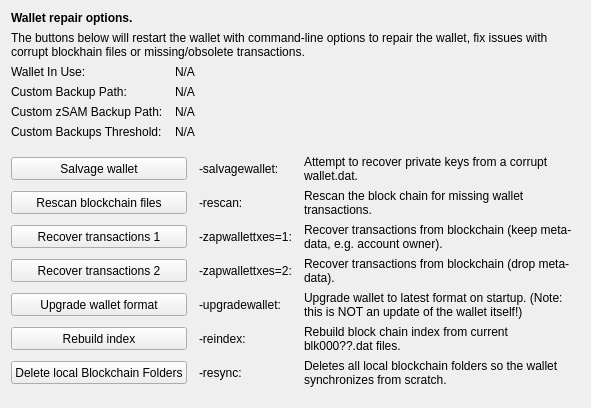
     <widget class="QWidget" name="tab_repair">
      <attribute name="title">
       <string>&amp;Wallet Repair</string>
      </attribute>
      <layout class="QGridLayout" name="gridLayout_4" columnstretch="0,0,0,0">
       <property name="horizontalSpacing">
        <number>12</number>
       </property>
       <item row="0" column="0" colspan="4">
        <widget class="QLabel" name="label_repair_header">
         <property name="font">
          <font>
           <weight>75</weight>
           <bold>true</bold>
          </font>
         </property>
         <property name="text">
          <string>Wallet repair options.</string>
         </property>
        </widget>
       </item>
       <item row="1" column="0" colspan="4">
        <widget class="QLabel" name="label_repair_helptext">
         <property name="font">
          <font>
           <weight>50</weight>
           <bold>false</bold>
          </font>
         </property>
         <property name="text">
          <string>The buttons below will restart the wallet with command-line options to repair the wallet, fix issues with corrupt blockhain files or missing/obsolete transactions.</string>
         </property>
         <property name="wordWrap">
          <bool>true</bool>
         </property>
        </widget>
       </item>
       <item row="2" column="0">
        <widget class="QLabel" name="wallet_path_label">
         <property name="text">
          <string>Wallet In Use:</string>
         </property>
        </widget>
       </item>
       <item row="2" column="1" colspan="3">
        <widget class="QLabel" name="wallet_path">
         <property name="cursor">
          <cursorShape>IBeamCursor</cursorShape>
         </property>
         <property name="text">
          <string>N/A</string>
         </property>
         <property name="textFormat">
          <enum>Qt::PlainText</enum>
         </property>
         <property name="textInteractionFlags">
          <set>Qt::LinksAccessibleByMouse|Qt::TextSelectableByKeyboard|Qt::TextSelectableByMouse</set>
         </property>
        </widget>
       </item>
       <item row="3" column="0">
        <widget class="QLabel" name="wallet_custombackuppath_label">
         <property name="text">
          <string>Custom Backup Path:</string>
         </property>
         <property name="visible">
          <bool>false</bool>
         </property>
        </widget>
       </item>
       <item row="3" column="1" colspan="3">
        <widget class="QLabel" name="wallet_custombackuppath">
         <property name="cursor">
          <cursorShape>IBeamCursor</cursorShape>
         </property>
         <property name="text">
          <string>N/A</string>
         </property>
         <property name="textFormat">
          <enum>Qt::PlainText</enum>
         </property>
         <property name="textInteractionFlags">
          <set>Qt::LinksAccessibleByMouse|Qt::TextSelectableByKeyboard|Qt::TextSelectableByMouse</set>
         </property>
         <property name="visible">
          <bool>false</bool>
         </property>
        </widget>
       </item>
       <item row="4" column="0">
        <widget class="QLabel" name="wallet_customzsambackuppath_label">
         <property name="text">
          <string>Custom zSAM Backup Path:</string>
         </property>
         <property name="visible">
          <bool>false</bool>
         </property>
        </widget>
       </item>
       <item row="4" column="1" colspan="3">
        <widget class="QLabel" name="wallet_customzsambackuppath">
         <property name="cursor">
          <cursorShape>IBeamCursor</cursorShape>
         </property>
         <property name="text">
          <string>N/A</string>
         </property>
         <property name="textFormat">
          <enum>Qt::PlainText</enum>
         </property>
         <property name="textInteractionFlags">
          <set>Qt::LinksAccessibleByMouse|Qt::TextSelectableByKeyboard|Qt::TextSelectableByMouse</set>
         </property>
         <property name="visible">
          <bool>false</bool>
         </property>
        </widget>
       </item>
       <item row="5" column="0">
        <widget class="QLabel" name="wallet_custombackupthreshold_label">
         <property name="text">
          <string>Custom Backups Threshold:</string>
         </property>
         <property name="visible">
          <bool>false</bool>
         </property>
        </widget>
       </item>
       <item row="5" column="1" colspan="3">
        <widget class="QLabel" name="wallet_custombackupthreshold">
         <property name="cursor">
          <cursorShape>IBeamCursor</cursorShape>
         </property>
         <property name="text">
          <string>N/A</string>
         </property>
         <property name="textFormat">
          <enum>Qt::PlainText</enum>
         </property>
         <property name="textInteractionFlags">
          <set>Qt::LinksAccessibleByMouse|Qt::TextSelectableByKeyboard|Qt::TextSelectableByMouse</set>
         </property>
         <property name="visible">
          <bool>false</bool>
         </property>
        </widget>
       </item>
       <item row="6" column="0">
        <spacer name="verticalSpacer_repair1">
         <property name="orientation">
          <enum>Qt::Vertical</enum>
         </property>
         <property name="sizeHint" stdset="0">
          <size>
           <width>10</width>
           <height>10</height>
          </size>
         </property>
        </spacer>
       </item>
       <item row="7" column="0" colspan="2">
        <widget class="QPushButton" name="btn_salvagewallet">
         <property name="minimumSize">
          <size>
           <width>100</width>
           <height>23</height>
          </size>
         </property>
         <property name="text">
          <string>Salvage wallet</string>
         </property>
        </widget>
       </item>
       <item row="7" column="2">
        <widget class="QLabel" name="label_repair_salvage_command">
         <property name="text">
          <string notr="true">-salvagewallet:</string>
         </property>
        </widget>
       </item>
       <item row="7" column="3">
        <widget class="QLabel" name="label_repair_salvage">
         <property name="text">
          <string>Attempt to recover private keys from a corrupt wallet.dat.</string>
         </property>
         <property name="wordWrap">
          <bool>true</bool>
         </property>
        </widget>
       </item>
       <item row="8" column="0" colspan="2">
        <widget class="QPushButton" name="btn_rescan">
         <property name="minimumSize">
          <size>
           <width>100</width>
           <height>23</height>
          </size>
         </property>
         <property name="text">
          <string>Rescan blockchain files</string>
         </property>
        </widget>
       </item>
       <item row="8" column="2">
        <widget class="QLabel" name="label_repair_rescan_command">
         <property name="text">
          <string notr="true">-rescan:</string>
         </property>
        </widget>
       </item>
       <item row="8" column="3">
        <widget class="QLabel" name="label_repair_rescan">
         <property name="text">
          <string>Rescan the block chain for missing wallet transactions.</string>
         </property>
         <property name="wordWrap">
          <bool>true</bool>
         </property>
        </widget>
       </item>
       <item row="9" column="0" colspan="2">
        <widget class="QPushButton" name="btn_zapwallettxes1">
         <property name="minimumSize">
          <size>
           <width>100</width>
           <height>23</height>
          </size>
         </property>
         <property name="text">
          <string>Recover transactions 1</string>
         </property>
        </widget>
       </item>
       <item row="9" column="2">
        <widget class="QLabel" name="label_repair_zap1_command">
         <property name="text">
          <string notr="true">-zapwallettxes=1:</string>
         </property>
        </widget>
       </item>
       <item row="9" column="3">
        <widget class="QLabel" name="label_repair_zap1">
         <property name="text">
          <string>Recover transactions from blockchain (keep meta-data, e.g. account owner).</string>
         </property>
         <property name="wordWrap">
          <bool>true</bool>
         </property>
        </widget>
       </item>
       <item row="10" column="0" colspan="2">
        <widget class="QPushButton" name="btn_zapwallettxes2">
         <property name="minimumSize">
          <size>
           <width>100</width>
           <height>23</height>
          </size>
         </property>
         <property name="text">
          <string>Recover transactions 2</string>
         </property>
        </widget>
       </item>
       <item row="10" column="2">
        <widget class="QLabel" name="label_repair_zap2_command">
         <property name="text">
          <string notr="true">-zapwallettxes=2:</string>
         </property>
        </widget>
       </item>
       <item row="10" column="3">
        <widget class="QLabel" name="label_repair_zap2">
         <property name="text">
          <string>Recover transactions from blockchain (drop meta-data).</string>
         </property>
         <property name="wordWrap">
          <bool>true</bool>
         </property>
        </widget>
       </item>
       <item row="11" column="0" colspan="2">
        <widget class="QPushButton" name="btn_upgradewallet">
         <property name="minimumSize">
          <size>
           <width>100</width>
           <height>23</height>
          </size>
         </property>
         <property name="text">
          <string>Upgrade wallet format</string>
         </property>
        </widget>
       </item>
       <item row="11" column="2">
        <widget class="QLabel" name="label_repair_upgrade_command">
         <property name="text">
          <string notr="true">-upgradewallet:</string>
         </property>
        </widget>
       </item>
       <item row="11" column="3">
        <widget class="QLabel" name="label_repair_upgrade">
         <property name="text">
          <string>Upgrade wallet to latest format on startup. (Note: this is NOT an update of the wallet itself!)</string>
         </property>
         <property name="wordWrap">
          <bool>true</bool>
         </property>
        </widget>
       </item>
       <item row="12" column="0" colspan="2">
        <widget class="QPushButton" name="btn_reindex">
         <property name="minimumSize">
          <size>
           <width>100</width>
           <height>23</height>
          </size>
         </property>
         <property name="text">
          <string>Rebuild index</string>
         </property>
        </widget>
       </item>
       <item row="12" column="2">
        <widget class="QLabel" name="label_repair_reindex_command">
         <property name="text">
          <string notr="true">-reindex:</string>
         </property>
        </widget>
       </item>
       <item row="12" column="3">
        <widget class="QLabel" name="label_repair_reindex">
         <property name="text">
          <string>Rebuild block chain index from current blk000??.dat files.</string>
         </property>
         <property name="wordWrap">
          <bool>true</bool>
         </property>
        </widget>
       </item>
       <item row="13" column="0" colspan="2">
        <widget class="QPushButton" name="btn_resync">
         <property name="minimumSize">
          <size>
           <width>100</width>
           <height>23</height>
          </size>
         </property>
         <property name="text">
          <string>Delete local Blockchain Folders</string>
         </property>
        </widget>
       </item>
       <item row="13" column="2">
        <widget class="QLabel" name="label_repair_resync_command">
         <property name="text">
          <string>-resync:</string>
         </property>
        </widget>
       </item>
       <item row="13" column="3">
        <widget class="QLabel" name="label_repair_resync">
         <property name="text">
          <string>Deletes all local blockchain folders so the wallet synchronizes from scratch.</string>
         </property>
         <property name="wordWrap">
          <bool>true</bool>
         </property>
        </widget>
       </item>
       <item row="14" column="0">
        <spacer name="verticalSpacer_repair2">
         <property name="orientation">
          <enum>Qt::Vertical</enum>
         </property>
         <property name="sizeHint" stdset="0">
          <size>
           <width>20</width>
           <height>10</height>
          </size>
         </property>
        </spacer>
       </item>
      </layout>
     </widget>
